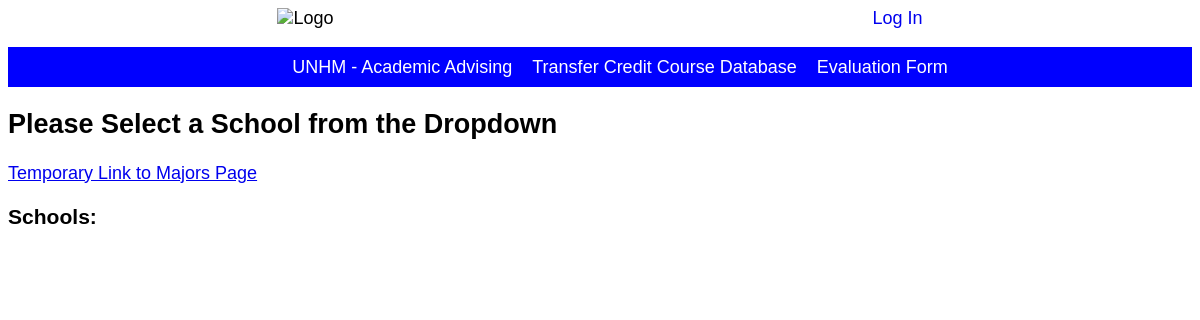
The page /schools-list on the database as committed earlier.
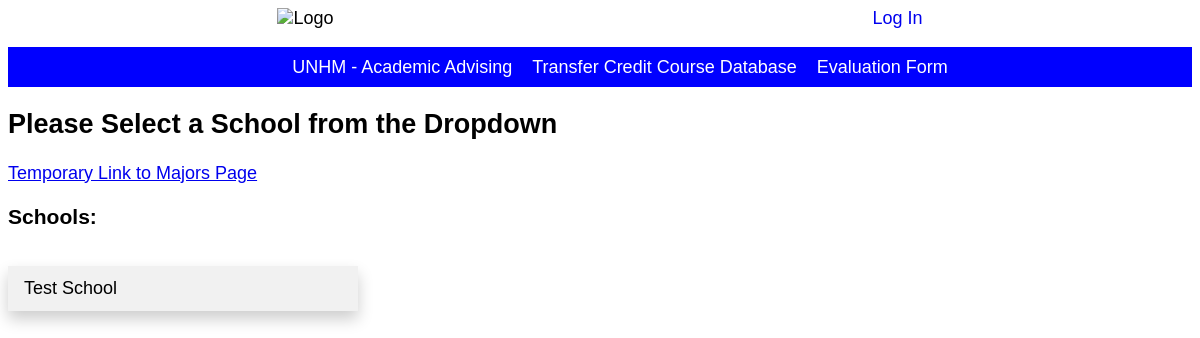
The same page on the database as committed later.
### transfer/models/model_school.py (models this page shows, shortened)
class School(models.Model):
    school_name = models.CharField(max_length=100)
    state_name = models.CharField(max_length=100)
    major_id = models.ForeignKey(Major, on_delete=models.CASCADE)

### transfer/views/school_view.py (the view)
# urls.py: path('schools-list', SchoolListView.as_view(), name = 'school_home'),
class SchoolListView(ListView):
    model = School
    template_name = 'school/school_home.html'

### transfer/templates/school/school_home.html
{% extends "base.html" %}
{% load static %}
{% block content %}
<h2>Please Select a School from the Dropdown</h2>
<a href="{% url 'major_home' %}">Temporary Link to Majors Page</a>
<h3>Schools:</h3>
<div class="dropdown">
  <div id="myDropdown" class="dropdown-content">
    {% for school in object_list %}
    <a href="{% url 'school_detail' school.pk %}">{{ school.school_name }}</a>
    {% endfor %}
    </div>
    </div>
{% endblock %}

Rows that differ between the two databases and show on the page:
added School: school_name "Test School"
